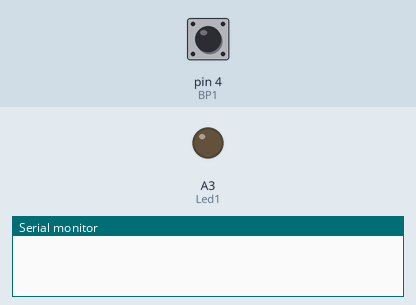
This sketch was run on a simulated Arduino Uno, built with avr-gcc and run on an emulated ATmega328P. Shown: output pins drawn as LEDs (lit = HIGH), the last lines printed to the serial monitor. The inputs (shaded band) are chosen by the test bench; at power-on: pin 4 (BP1) HIGH.

Above: at 1.2 s.
1.3 s: pin 4 (BP1) pulled LOW for 0.15 s
At 2.5 s:
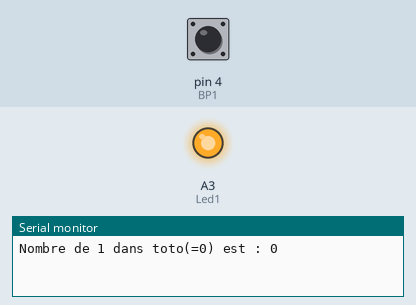
2.9 s: pin 4 (BP1) pulled LOW for 1 s
At 3.7 s:
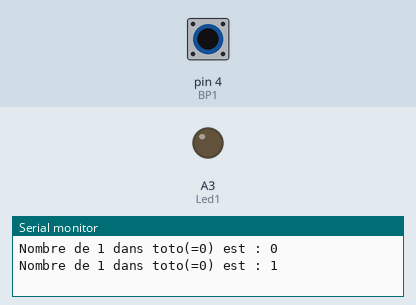
5.4 s: pin 4 (BP1) pulled LOW for 3.2 s
At 6.8 s:
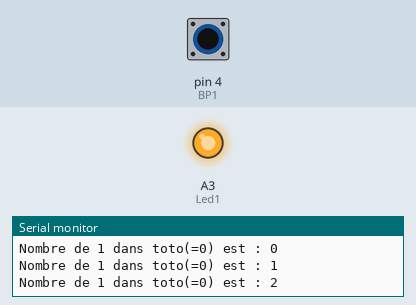
Timing chart, 0 to 8.4 s (numbered marks = the images above; inputs shaded):
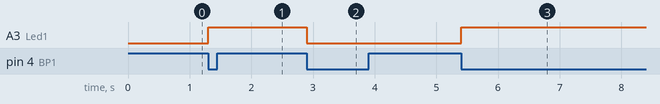

Measured:
- after the input at 1.3 s, A3 (Led1): LOW → HIGH at once
- after the input at 2.9 s, A3 (Led1): HIGH → LOW at once
- after the input at 5.4 s, A3 (Led1): LOW → HIGH at once

The sketch:

prog11.ino
```cpp
#define BP1 4
#define Led1 A3
int etape;
bool etatdlaled=0;
int toto=0;
int n=toto;


void setup() {
  // put your setup code here, to run once:
  pinMode(Led1,OUTPUT);
  pinMode(BP1,INPUT_PULLUP);
  Serial.begin(9600);
}

void loop() {
  // put your main code here, to run repeatedly:
switch(etape){
  case 0:
  if (digitalRead(BP1)==0)
  {
  etape=1;
  }
  break;


  case 1:
  Serial.println("Nombre de 1 dans toto(="+ String(toto,HEX)+") est : " + n);
  n=n+1;
  etatdlaled=!etatdlaled;
  digitalWrite(Led1,etatdlaled);
  etape=2;
  break;


  case 2:
  if (digitalRead(BP1)==1)
  {
  etape=0;
  }
  break;
}
}
```
